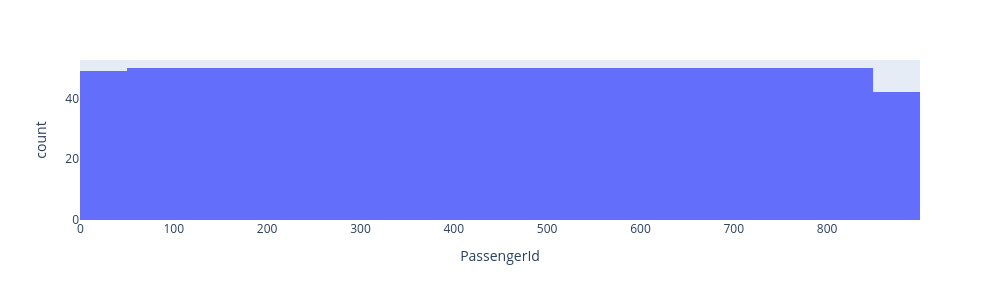
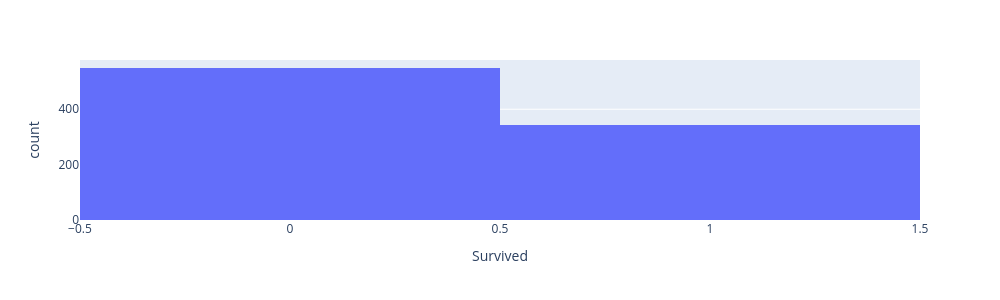
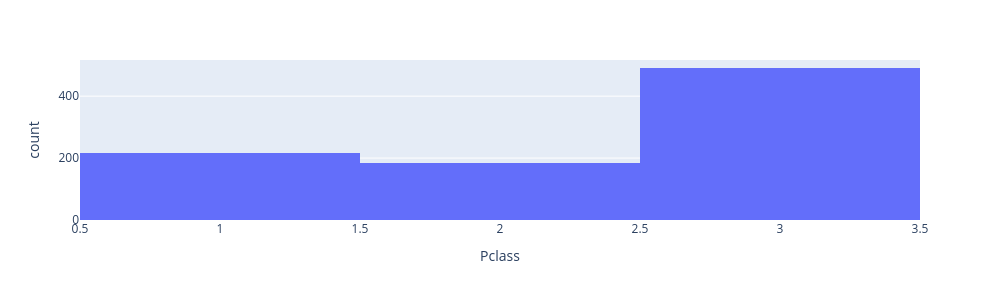
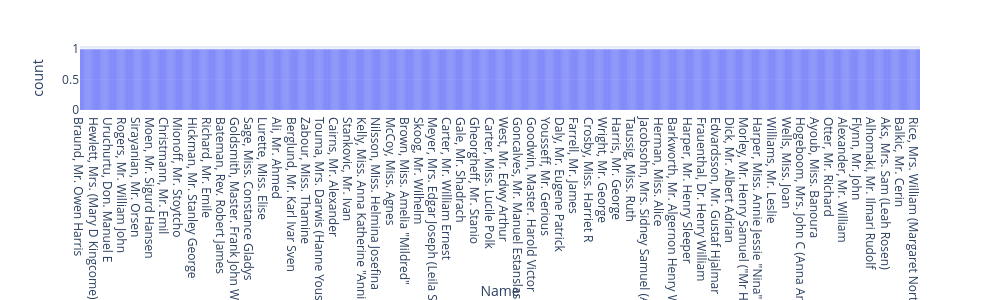

These figures' notebook cell, in order:
### Code cell
for col in data:
    fig = px.histogram(data, x=data[col])
    fig.update_layout(width=1000, height=300)
    fig.show()

### Figure 1 — Plotly figure (JSON) as saved in the notebook; plotly's stock layout.template omitted (floating-point values rounded to 4 significant figures; data arrays with more than 128 entries replaced by an {"elided": "..."} marker saying what was removed)
{"data": [{"alignmentgroup": "True", "bingroup": "x", "hovertemplate": "PassengerId=%{x}<br>count=%{y}<extra></extra>", "legendgroup": "", "marker": {"color": "#636efa", "pattern": {"shape": ""}}, "name": "", "offsetgroup": "", "orientation": "v", "showlegend": false, "type": "histogram", "x": {"elided": "891 int values"}, "xaxis": "x", "yaxis": "y"}], "layout": {"barmode": "relative", "height": 300, "legend": {"tracegroupgap": 0}, "margin": {"t": 60}, "width": 1000, "xaxis": {"anchor": "y", "domain": [0, 1], "title": {"text": "PassengerId"}}, "yaxis": {"anchor": "x", "domain": [0, 1], "title": {"text": "count"}}}}

### Figure 2 — Plotly figure (JSON) as saved in the notebook; plotly's stock layout.template omitted (floating-point values rounded to 4 significant figures; data arrays with more than 128 entries replaced by an {"elided": "..."} marker saying what was removed)
{"data": [{"alignmentgroup": "True", "bingroup": "x", "hovertemplate": "Survived=%{x}<br>count=%{y}<extra></extra>", "legendgroup": "", "marker": {"color": "#636efa", "pattern": {"shape": ""}}, "name": "", "offsetgroup": "", "orientation": "v", "showlegend": false, "type": "histogram", "x": {"elided": "891 int values"}, "xaxis": "x", "yaxis": "y"}], "layout": {"barmode": "relative", "height": 300, "legend": {"tracegroupgap": 0}, "margin": {"t": 60}, "width": 1000, "xaxis": {"anchor": "y", "domain": [0, 1], "title": {"text": "Survived"}}, "yaxis": {"anchor": "x", "domain": [0, 1], "title": {"text": "count"}}}}

### Figure 3 — Plotly figure (JSON) as saved in the notebook; plotly's stock layout.template omitted (floating-point values rounded to 4 significant figures; data arrays with more than 128 entries replaced by an {"elided": "..."} marker saying what was removed)
{"data": [{"alignmentgroup": "True", "bingroup": "x", "hovertemplate": "Pclass=%{x}<br>count=%{y}<extra></extra>", "legendgroup": "", "marker": {"color": "#636efa", "pattern": {"shape": ""}}, "name": "", "offsetgroup": "", "orientation": "v", "showlegend": false, "type": "histogram", "x": {"elided": "891 int values"}, "xaxis": "x", "yaxis": "y"}], "layout": {"barmode": "relative", "height": 300, "legend": {"tracegroupgap": 0}, "margin": {"t": 60}, "width": 1000, "xaxis": {"anchor": "y", "domain": [0, 1], "title": {"text": "Pclass"}}, "yaxis": {"anchor": "x", "domain": [0, 1], "title": {"text": "count"}}}}

### Figure 4 — Plotly figure (JSON) as saved in the notebook; plotly's stock layout.template omitted (floating-point values rounded to 4 significant figures; data arrays with more than 128 entries replaced by an {"elided": "..."} marker saying what was removed)
{"data": [{"alignmentgroup": "True", "bingroup": "x", "hovertemplate": "Name=%{x}<br>count=%{y}<extra></extra>", "legendgroup": "", "marker": {"color": "#636efa", "pattern": {"shape": ""}}, "name": "", "offsetgroup": "", "orientation": "v", "showlegend": false, "type": "histogram", "x": {"elided": "891 str values"}, "xaxis": "x", "yaxis": "y"}], "layout": {"barmode": "relative", "height": 300, "legend": {"tracegroupgap": 0}, "margin": {"t": 60}, "width": 1000, "xaxis": {"anchor": "y", "domain": [0, 1], "title": {"text": "Name"}}, "yaxis": {"anchor": "x", "domain": [0, 1], "title": {"text": "count"}}}}
